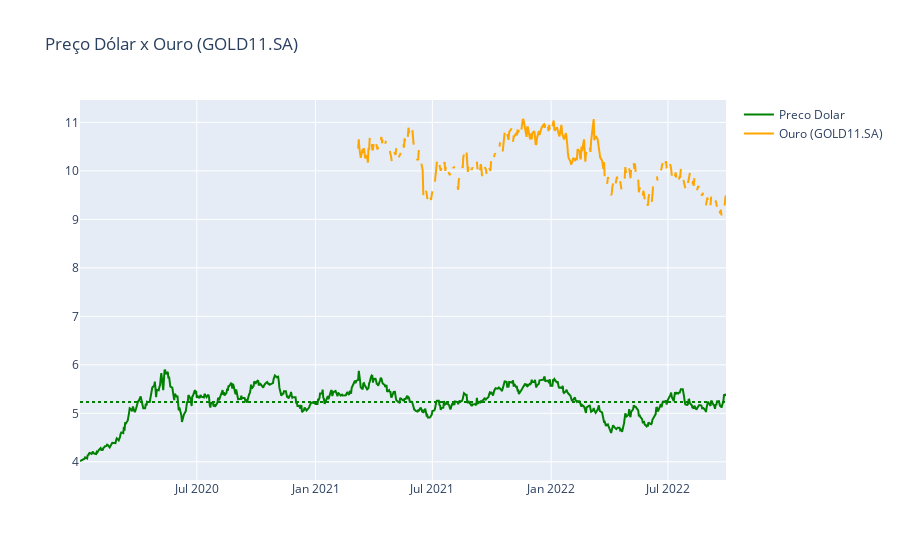

Notebook code cell kept with this figure:
### Code cell
figura = px.line(title = 'Preço Dólar x Ouro (GOLD11.SA)')
figura.add_scatter(
    x = retornos["Date"],
    y = retornos['BRL=X'],
    name = 'Preco Dolar',  
    line_color = 'green')
figura.add_scatter(
    x = retornos["Date"],
    y = retornos['GOLD11.SA'], 
    name = 'Ouro (GOLD11.SA)', 
    line_color = 'orange')
figura.add_hline(y = retornos['BRL=X'].mean(), line_color="green", line_dash="dot")
figura.show()

### Figure 1 — Plotly figure (JSON) as saved in the notebook; plotly's stock layout.template omitted (floating-point values rounded to 4 significant figures; data arrays with more than 128 entries replaced by an {"elided": "..."} marker saying what was removed)
{"data": [{"line": {"color": "green"}, "name": "Preco Dolar", "type": "scatter", "x": {"elided": "717 str values"}, "y": {"elided": "717 float values"}}, {"line": {"color": "orange"}, "name": "Ouro (GOLD11.SA)", "type": "scatter", "x": {"elided": "717 str values"}, "y": {"elided": "717 float values"}}], "layout": {"legend": {"tracegroupgap": 0}, "shapes": [{"line": {"color": "green", "dash": "dot"}, "type": "line", "x0": 0, "x1": 1, "xref": "x domain", "y0": 5.234, "y1": 5.234, "yref": "y"}], "title": {"text": "Preço Dólar x Ouro (GOLD11.SA)"}, "xaxis": {"anchor": "y", "domain": [0, 1]}, "yaxis": {"anchor": "x", "domain": [0, 1]}}}
